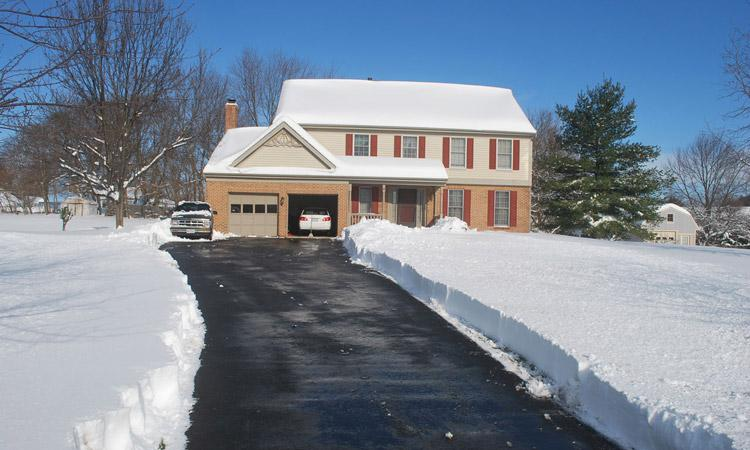
//> input picture src/SnowDetectionTester/snow-driveway.jpg, 750 x 450 px
$ ./SnowDetectionTester   (built with g++ and OpenCV 4)
//> lines starting //> are read from the running program, lines starting //| are printed output that depends on the picture; after the words box and inside, x2 and y2 are one past the last pixel; in counts of white or black regions, pixels touching at a corner belong together
#include <iostream>
#include "opencv2/imgproc.hpp"
#include "opencv2/highgui.hpp"

static const int TOP_MASK_HEIGHT = 225; // Number of rows of pixels to mask at the top of the image
static const cv::Scalar BLACK(0, 0, 0), WHITE(255, 255, 255); // TEST COMMIT

/**
Applies a rectangular mask.
Input:
 -srcImg: the image to mask
 -outImg: an image to store the filtered image
 -topMaskHeight: the pixel height of the top bar of the mask; optional
 */
void maskImage(cv::Mat srcImg, cv::Mat& outImg, int topMaskHeight = TOP_MASK_HEIGHT) {
    cv::Mat mask = cv::Mat(srcImg.size(), CV_8U, WHITE);
    cv::rectangle(mask, cv::Point(0, 0), cv::Point(srcImg.cols - 1, topMaskHeight - 1), BLACK, cv::FILLED);
    cv::bitwise_and(srcImg, mask, outImg);
}

int main(int argc, char** argv) {
    cv::Mat inImg = cv::imread("snow-driveway.jpg");
//> inImg is the input picture: 450 rows x 750 cols, CV_8UC3; mean B, G, R 150.7, 135.3, 123.4

    cv::namedWindow("inImg", cv::WINDOW_AUTOSIZE);
    cv::imshow("inImg", inImg);

    cv::Mat binImg(inImg.size(), CV_8U);
    cv::cvtColor(inImg, binImg, cv::COLOR_BGR2GRAY);
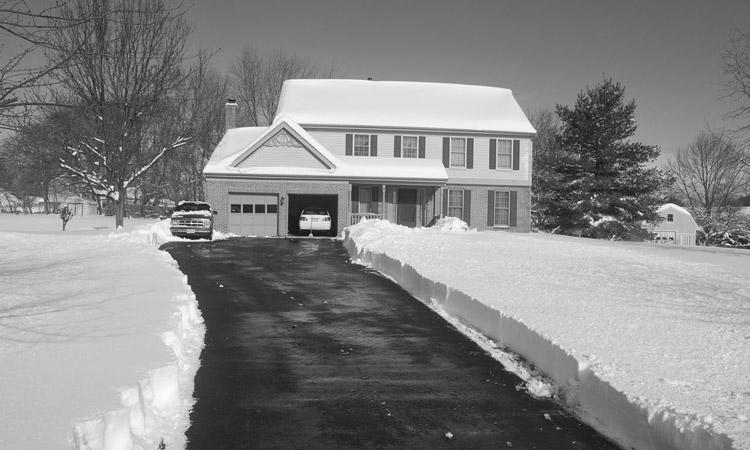
//> binImg: 450 rows x 750 cols, CV_8UC1; min 7, max 255, mean 133.5
    cv::threshold(binImg, binImg, 100, 255, cv::THRESH_BINARY);
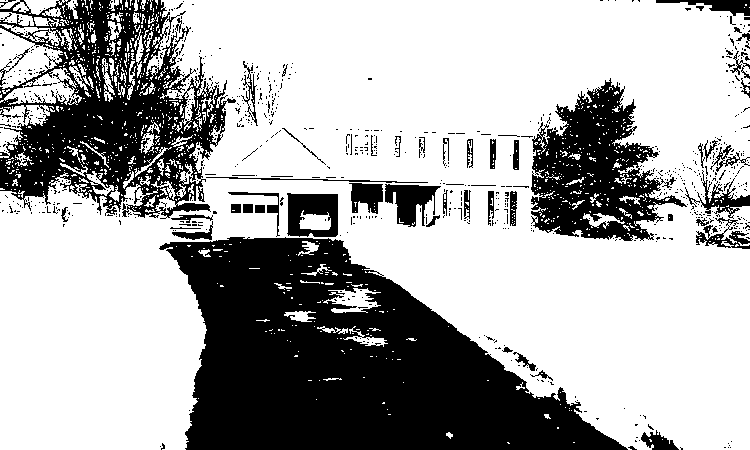
//> binImg: 450 rows x 750 cols, CV_8UC1; 67.7% white; 834 black regions (777 under 20 px), largest, box (x1, y1, x2, y2) and area: (159, 237, 628, 450) 58078, (0, 0, 236, 219) 25214, (531, 78, 687, 241) 12872

    cv::namedWindow("binImg", cv::WINDOW_AUTOSIZE);
    cv::imshow("binImg", binImg);

    cv::Mat outImg;
    maskImage(binImg, outImg);
//> in maskImage, `cv::rectangle(mask, cv::Point(0, 0), cv::Point(srcImg.cols - 1, topMas..`:
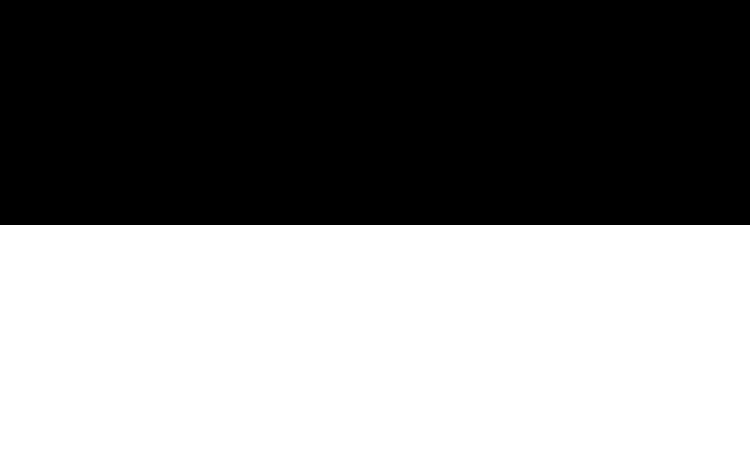
//> mask: 450 rows x 750 cols, CV_8UC1; 50% white; 1 white region, box (x1, y1, x2, y2) and area: (0, 225, 750, 450) 168750
//> in maskImage, `cv::bitwise_and(srcImg, mask, outImg);`:
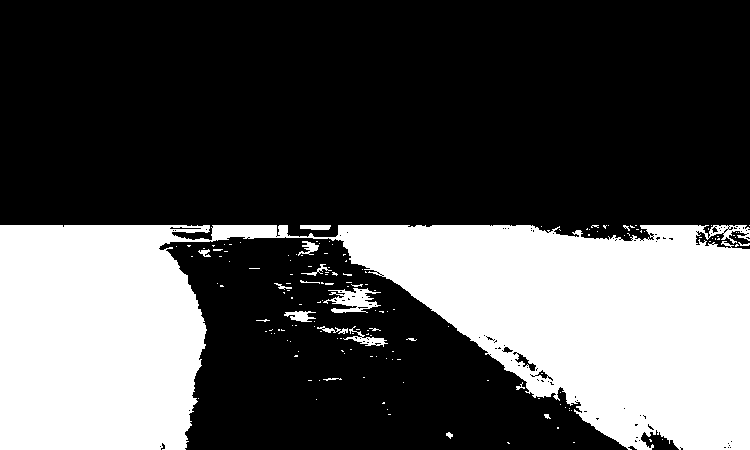
//> outImg: 450 rows x 750 cols, CV_8UC1; 31.8% white; 158 white regions (142 under 20 px), largest, box (x1, y1, x2, y2) and area: (0, 225, 750, 450) 104898, (323, 288, 381, 313) 732, (343, 326, 388, 347) 261

    cv::namedWindow("outImg", cv::WINDOW_AUTOSIZE);
    cv::imshow("outImg", outImg);

    cv::waitKey(0);

}
